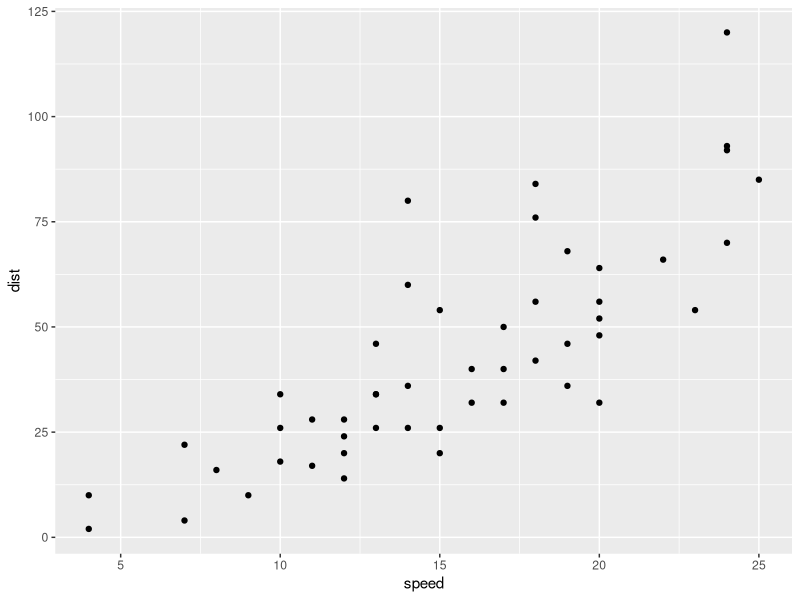
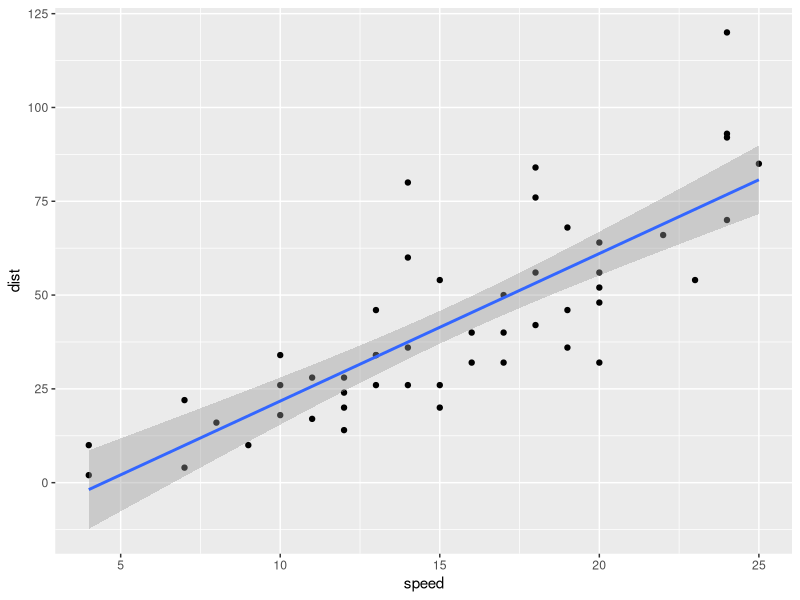
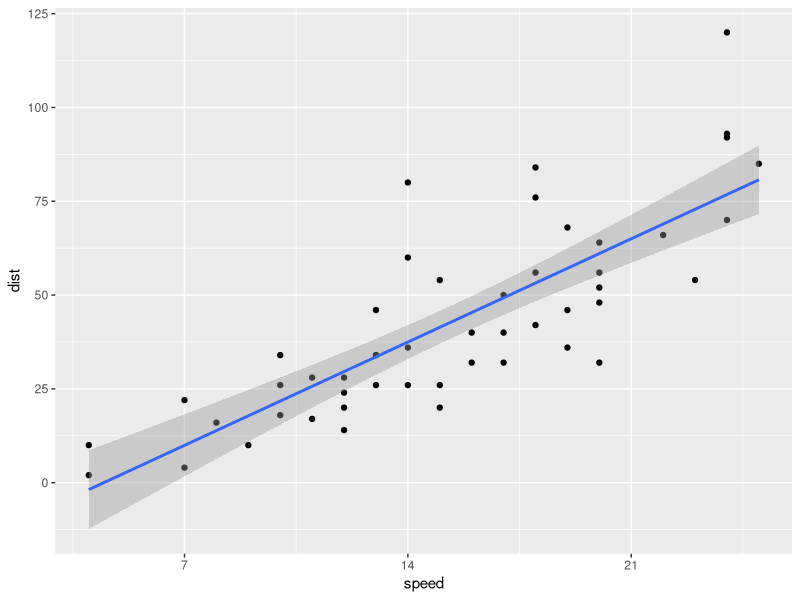
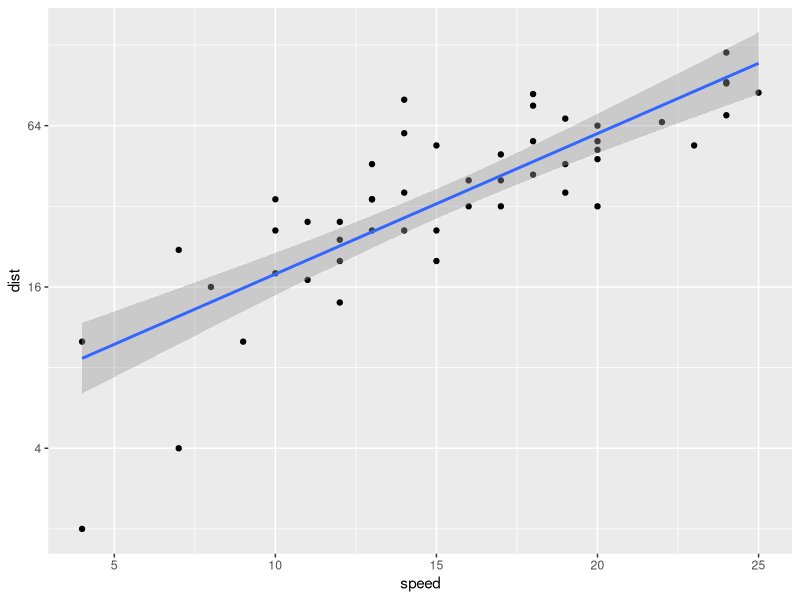
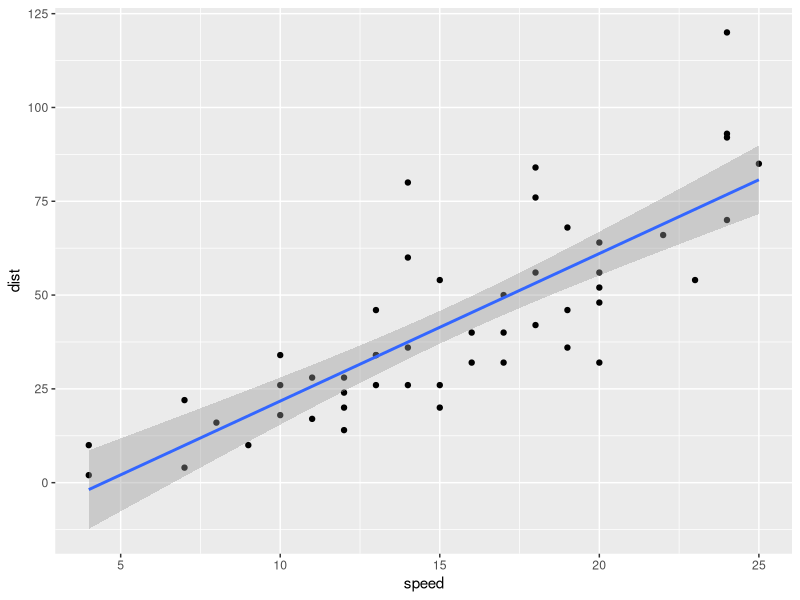
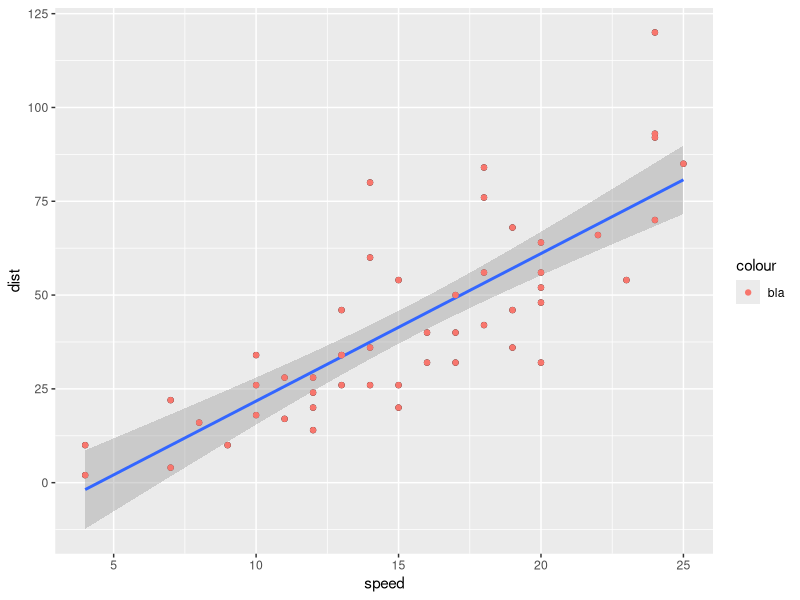
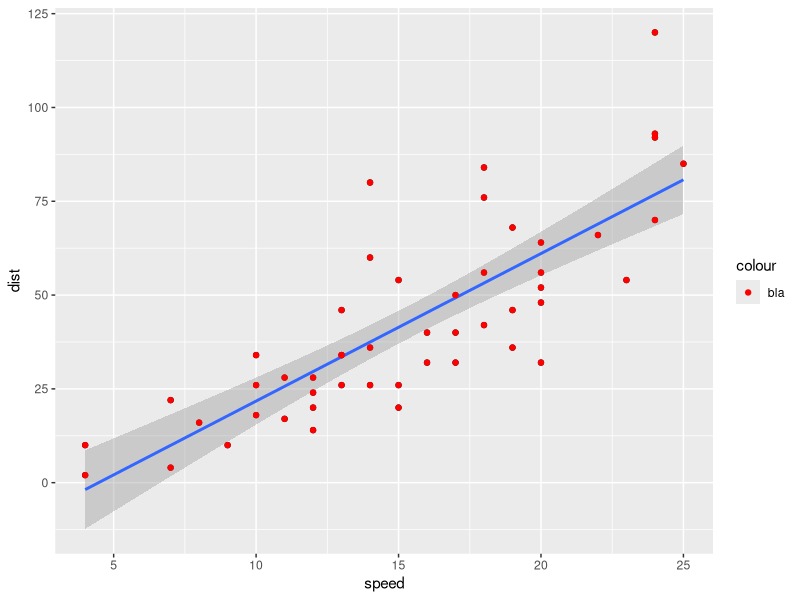
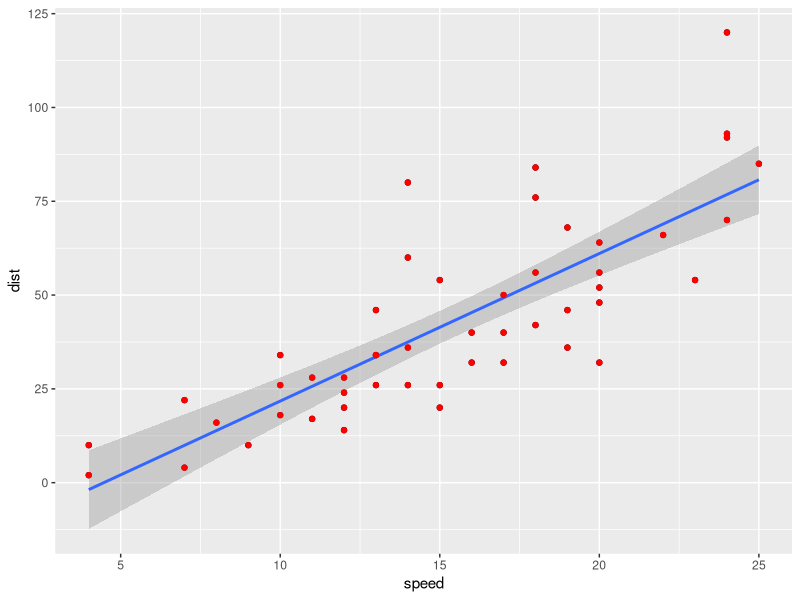

Here is the R script that generated these plots, in order:
####################################
# Data visualization with ggplot2  #
####################################



# libraries ---------------------------------------------------------------

library(tidyverse)
library(beeswarm)
library(ggbeeswarm)
library(scales)
library(patchwork)

# load example dataset
data(cars) # see ?cars for info


# simple scatterplot ------------------------------------------------------

ggplot(cars,          # the dataset
      aes(            # IMPORTANT: the aesthetic mappings, i.e. the
          x = speed,  # mappings between data and visual properties,
          y = dist         # have to be wrapped in aes()!
      )) +
  geom_point()       # a geom object that describes
                     # how to render the observation.


# The plot can be saved as an object and then be
# customized further by adding more geoms as well as
# so-called SCALES, which can be used to modify the
# appearance of each geom layer.

p1 <- ggplot(cars,          
       aes(           
         x = speed, 
         y = dist   
       )) +
  geom_point() 

# add a regression line:
(p1 <- p1 + 
  geom_smooth(method = "lm") )

# change appearance of x axis:
# (just for illustrative purposes, doesn't make sense here)
p1 + scale_x_continuous(breaks = seq(0,25,7))

# log-transform y axis (also just for demonstraion):
p1 + scale_y_continuous(trans = "log2")

# with the scale_ arguments, we can change the
# aesthetic mappings specified via aes(). Why does this
# not work?
p1 + scale_color_manual(values = "red")

# Because we haven't specified color in the aesthetic
# mappings. We could do so:
(p1 <- p1 + geom_point(aes(color = "bla")))
(p1 <- p1 + scale_color_manual(values = "red"))

# remove legend:
(p1 <- p1 + guides(col = "none"))

# we can also customize x and y labels by adding
# the respective layers
(p1 <- p1 + xlab("Speed") + ylab("Dist"))

# ... and add a title:
(p1 <- (p1 + ggtitle("Cars")))

# ... and customize the title, e.g.
# to make it boldface and center it:
(p1 <- p1 + theme(plot.title = element_text(face = "bold", 
                                     hjust = 0.5)))


# we can also change the theme:
p1 + theme_bw()
p1 + theme_minimal()

# or remove or cutomize the gridlines:
p1 + theme(panel.grid.minor = element_blank())
p1 + theme(panel.grid.major = element_blank())
p1 + theme(panel.grid = element_blank())
p1 + theme(panel.grid.major.x =  element_blank(),
           panel.grid.minor.x = element_blank())

# simple lineplot ---------------------------------------------------------

# example dataset: WWWusage
data("WWWusage")

# ggplot only accepts dataframes as input,
# so we first have to build a dataframe:
wwwusage <- tibble(time = 1:100,
       WWWusage = WWWusage)

# now try building the plot yourself!
# Hint: the relevant geom is geom_line().
ggplot(wwwusage, aes(x = time, y = WWWusage)) +
  geom_point() +
  geom_line(lwd=1.5)




# barplot -----------------------------------------------------------------

# fake dataset:
# set a seed for replicability
set.seed(utf8ToInt("ascona"))

# get a sample
spl <- LETTERS[round(rnorm(200, mean = 7, sd = 2))]

# again, remember that ggplot usually only accepts
# dataframes as input. One thing we can do is just
# creating a one-column dataframe with our spl data
# from above:
tibble(x = spl) %>% 
  ggplot(aes(x = x)) + 
  geom_bar() # barplot

# alternatively, we can use tabulated data
# with geom_col():
tbl <- table(spl) %>% sort(decreasing = T)
tbl <- as_tibble(tbl)

# now we can use this as input for geom_col:
colnames(tbl)
ggplot(tbl, aes(x = spl,  # x axis
                y = n)) + # y axis
geom_col() # same result as before.


# stacked barplot

# add a group variable to spl: letters from A-E vs. letters
# from F-K
spl01 <- tibble(letters = spl)
spl01$group <- ifelse(spl01$letters %in% LETTERS[1:5], "A-E", "F-K")

# plot:
spl01 %>% 
  ggplot(aes(x = group, fill = letters)) + 
  geom_bar() +
  scale_fill_viridis_d() # colorblind-friendly palette

# we can also add labels:
spl01 %>% 
  ggplot(aes(x = group, fill = letters)) + 
  geom_bar() +
  scale_fill_viridis_d() +
  geom_text(stat="count", # necessary to compute y axis position
                          # (horribly counterintuitive, I know!!)
            aes(label = letters), 
            position = position_stack(vjust = .5),
            col = c(rep("white", 5), rep("black", 6))) + # specify color of text
  guides(fill = "none") # remove legend
  

# using proportions:
(p <-spl01 %>% 
  ggplot(aes(x = group, fill = letters)) + 
  geom_bar(position = "fill") +
  scale_fill_viridis_d() +
  scale_y_continuous(labels = percent) ) # requires package "scales"!

# add labels:
p + geom_text(stat="count", 
              aes(label = after_stat(count)), 
              position = position_fill(vjust = .5))



# beeswarm and boxplots ---------------------------------------------------

# create a dataframe with random data
set.seed(utf8ToInt("ascona"))
d <- data.frame(x = 1:10,
                y = sample(1:100, 10))


head(d)

# first try:
ggplot(d, aes(x = x,
              y = y)) + geom_beeswarm()

# Doesn't look quite right. Why not?
# Because x and y are different groups!
# We have to transform the data first:
# One column for the values, one for the groups.
# This can be done using pivot_longer:

d <- pivot_longer(d, cols = c("x", "y"))
d

# replace the names:
colnames(d) <- c("group", "value")


# now let's try again:
ggplot(d, aes(x = group, y = value)) +
  geom_beeswarm()

# looks much better!
# again, we can overlay other plots:

(p <- ggplot(d, aes(x = group, y = value)) +
    geom_beeswarm(col = "blue"))

# add boxplot:
p + geom_boxplot(fill = "grey", alpha = .3)

# or a violin plot:
p + geom_violin(alpha = .3)



# exporting ggplots -------------------------------------------------------

# We can use ggsave to save ggplots - uncomment ggsave below to use:
p + geom_violin(alpha = .3)
# ggsave("exampleggplot.png")



# multiple ggplots --------------------------------------------------------

# We can use the excellent patchwork package
# to group ggplots:

p | p1
# ggsave("exampleggplot2.png", width = 12, height = 5.5)


# It often helps to use bigger axis labels
# because the default ones tend to be hard to read
# in presentations or publications.
# In fact, I have saved a code snippet in RStudio
# (see Tools > Global Options > Code > Code Snippets)
# to have it always available:

p + theme(text = element_text(size = 18),
          title = element_text(size = 18))

# Note that you have to use it *after* changing
# the global theme. If you switch to e.g. theme_bw or
# theme_minimal afterwards, your changes to the theme
# will be overridden:

p + theme(text = element_text(size = 18),
          title = element_text(size = 18)) +
  theme_bw() # font size change is lost

# So the order in which you use the commands matters!




# extended example --------------------------------------------------------

# fake data: conference acceptance

# generate data
country <- c(rep("Germany", 25), rep("USA", 21), rep("UK", 40), 
             rep("China", 10), rep("Switzerland", 2), rep("Kazakhstan", 1),
             rep("South Africa", 1))
decision <- c(rep("paper", 20), rep("poster", 3), rep("reject", 2),
              rep("paper", 15), rep("poster", 4), rep("reject", 2),
              rep("paper", 32), rep("poster", 4), rep("reject", 4),
              rep("paper", 3), rep("poster", 3), rep("reject", 4),
              rep("paper", 1), rep("reject", 1),
              rep("paper", 1), rep("poster", 1))

# combine data in a dataframe
papers <- tibble(country = country, decision = decision)
papers$decision <- factor(papers$decision, levels = rev(c("reject", "poster", "paper")))


# plot data
ggplot(papers, aes(group = decision, x = country, fill = decision)) + 
  geom_bar(position = "fill") + scale_fill_viridis_d(begin = .8, end = .1) +
  ggtitle("Conference paper decisions by country") +
  geom_text(stat = "count", aes(label = after_stat(count), color = decision), position = position_fill(vjust = .5)) +
  scale_color_manual(values = c("black", "white", "white")) +
  guides(color = "none") + 
  guides(fill = guide_legend(title = "Decision")) +
  theme(plot.title = element_text(face = "bold", hjust = 0.5)) +
  xlab("Country") + ylab("Relative Frequency") +
  scale_y_continuous(labels = percent)

# plot data in descending order of acceptance rate -------

# add column with acceptance rate - see ?count for more info
papers %>% mutate(decision_binary = ifelse(decision %in% c("paper", "poster"), "accept", "reject")) %>%
  group_by(country) %>% 
  add_count(decision_binary) %>%
  add_count(name = "n_all") %>%
  mutate(rel = n/n_all) %>% 
  ggplot(aes(group = decision, x = fct_reorder(country, rel), fill = decision)) + 
  geom_bar(position = "fill") + scale_fill_viridis_d(begin = .8, end = .1) +
  ggtitle("Conference paper decisions by country") +
  geom_text(stat = "count", aes(label = after_stat(count), color = decision), position = position_fill(vjust = .5)) +
  scale_color_manual(values = c("black", "white", "white")) +
  guides(color = "none") + 
  guides(fill = guide_legend(title = "Decision")) +
  theme(plot.title = element_text(face = "bold", hjust = 0.5)) +
  xlab("Country") + ylab("Relative Frequency") +
  scale_y_continuous(labels = percent)


